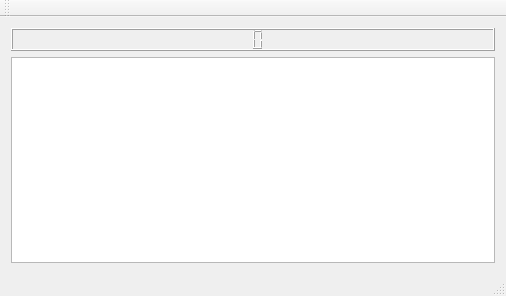
<?xml version="1.0" encoding="UTF-8"?>
<ui version="4.0">
 <class>MainWindow</class>
 <widget class="QMainWindow" name="MainWindow">
  <property name="geometry">
   <rect>
    <x>0</x>
    <y>0</y>
    <width>506</width>
    <height>296</height>
   </rect>
  </property>
  <property name="windowTitle">
   <string>MainWindow</string>
  </property>
  <widget class="QWidget" name="centralWidget">
   <layout class="QGridLayout" name="gridLayout">
    <item row="0" column="0">
     <widget class="QLCDNumber" name="lcdNumber">
      <property name="maximumSize">
       <size>
        <width>16777215</width>
        <height>16777215</height>
       </size>
      </property>
      <property name="sizeIncrement">
       <size>
        <width>0</width>
        <height>0</height>
       </size>
      </property>
      <property name="digitCount">
       <number>2</number>
      </property>
     </widget>
    </item>
    <item row="1" column="0">
     <widget class="QTextEdit" name="textEdit">
      <property name="maximumSize">
       <size>
        <width>16777215</width>
        <height>16777215</height>
       </size>
      </property>
      <property name="sizeIncrement">
       <size>
        <width>0</width>
        <height>100</height>
       </size>
      </property>
     </widget>
    </item>
   </layout>
  </widget>
  <widget class="QMenuBar" name="menuBar">
   <property name="geometry">
    <rect>
     <x>0</x>
     <y>0</y>
     <width>506</width>
     <height>23</height>
    </rect>
   </property>
  </widget>
  <widget class="QToolBar" name="mainToolBar">
   <attribute name="toolBarArea">
    <enum>TopToolBarArea</enum>
   </attribute>
   <attribute name="toolBarBreak">
    <bool>false</bool>
   </attribute>
  </widget>
  <widget class="QStatusBar" name="statusBar"/>
 </widget>
 <layoutdefault spacing="6" margin="11"/>
 <resources/>
 <connections/>
</ui>
